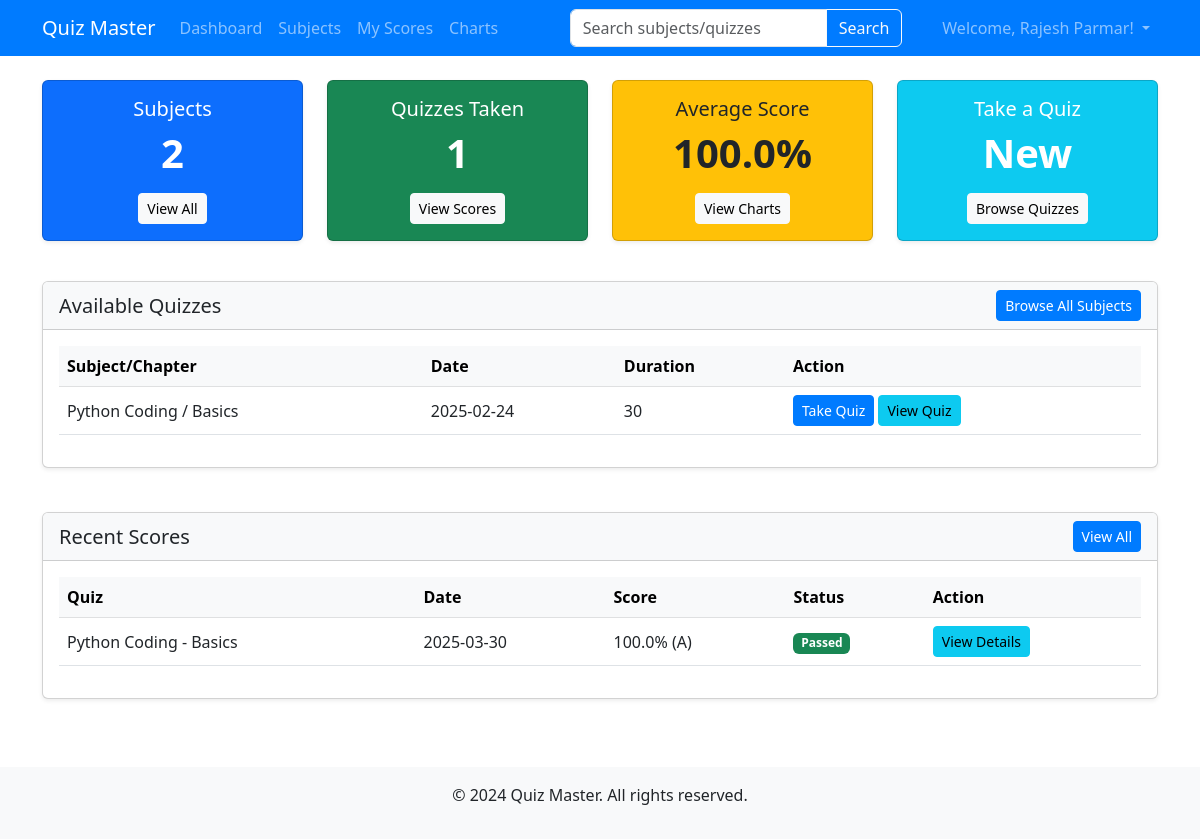
/user/ (signed in), run on an earlier commit of the app's database.
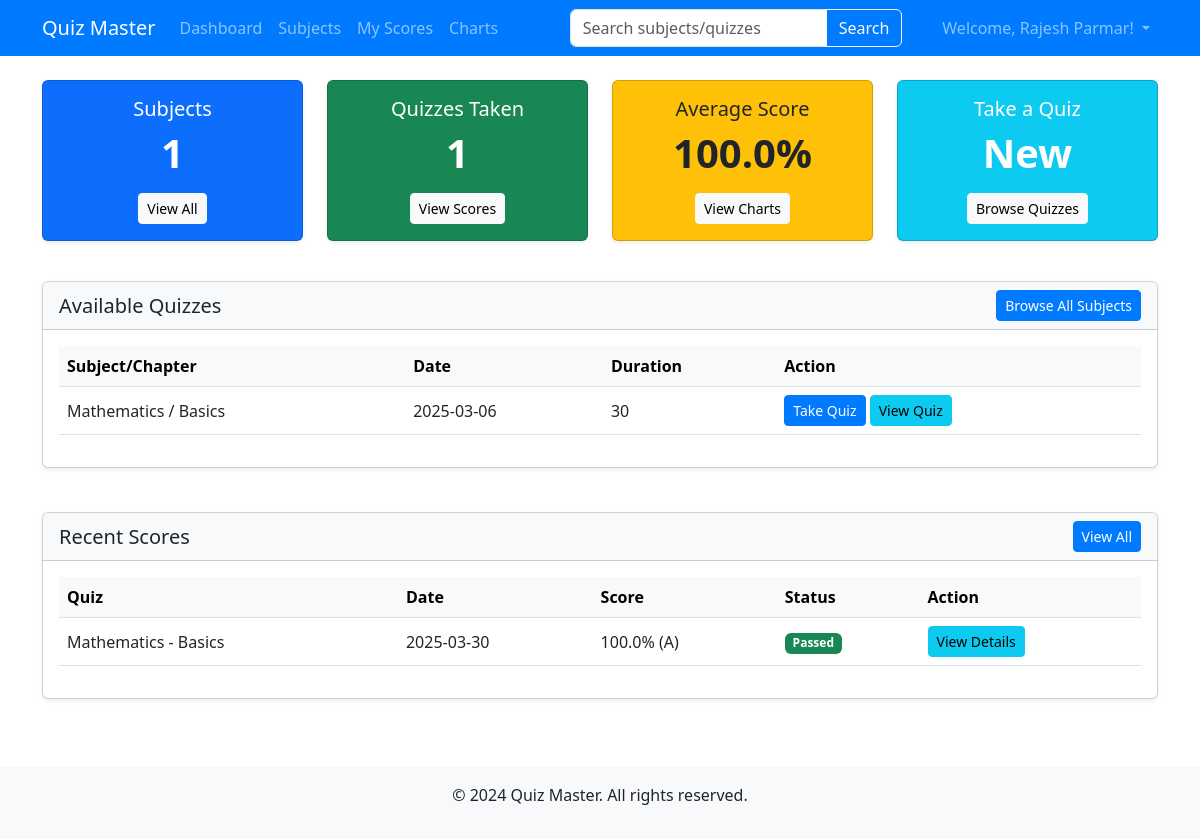
And on a later commit of the database.
### models.py (models this page shows, shortened)
class Subject(db.Model):
    id = db.Column(db.Integer, primary_key=True)
    name = db.Column(db.String(100), nullable=False)
    description = db.Column(db.Text, nullable=True)
    chapters = db.relationship('Chapter', backref='subject', lazy=True, cascade="all, delete-orphan")

class Chapter(db.Model):
    id = db.Column(db.Integer, primary_key=True)
    name = db.Column(db.String(100), nullable=False)
    description = db.Column(db.Text, nullable=True)
    subject_id = db.Column(db.Integer, db.ForeignKey('subject.id'), nullable=False)
    quizzes = db.relationship('Quiz', backref='chapter', lazy=True, cascade="all, delete-orphan")

class Quiz(db.Model):
    id = db.Column(db.Integer, primary_key=True)
    chapter_id = db.Column(db.Integer, db.ForeignKey('chapter.id'), nullable=False)
    date_of_quiz = db.Column(db.String(20), nullable=False)
    time_duration = db.Column(db.String(10), nullable=False)
    remarks = db.Column(db.Text, nullable=True)
    questions = db.relationship('Question', backref='quiz', lazy=True, cascade="all, delete-orphan")
    scores = db.relationship('Score', backref='quiz', lazy=True, cascade="all, delete-orphan")

class Score(db.Model):
    id = db.Column(db.Integer, primary_key=True)
    quiz_id = db.Column(db.Integer, db.ForeignKey('quiz.id'), nullable=False)
    user_id = db.Column(db.Integer, db.ForeignKey('user.id'), nullable=False)
    time_stamp = db.Column(db.DateTime, default=datetime.utcnow)
    correct_answers = db.Column(db.Integer, nullable=False)
    total_questions = db.Column(db.Integer, nullable=False)
    def get_percentage(self):
        if self.total_questions == 0:
            return 0
        return round((self.correct_answers / self.total_questions) * 100, 1)
    def get_grade(self):
        percentage = self.get_percentage()
        if percentage >= 90:
            return "A"
        elif percentage >= 80:
            return "B"
        elif percentage >= 70:
            return "C"
        elif percentage >= 60:
            return "D"
        else:
            return "F"
    def get_status(self):
        percentage = self.get_percentage()
        if percentage >= 60:
            return "Passed"
        else:
            return "Failed"

### routes/user.py (the view)
@user.route('/')
@login_required
def dashboard():
    subjects = Subject.query.all()
    quizzes_taken = Score.query.filter_by(user_id=current_user.id).count()
    scores = Score.query.filter_by(user_id=current_user.id).order_by(Score.time_stamp.desc()).limit(5).all()
    return render_template('user/dashboard.html',
                         subjects=subjects,
                         quizzes_taken=quizzes_taken,
                         scores=scores)

### app.py (called while the page is built)
@login_manager.user_loader
def load_user(user_id):
    return User.query.get(int(user_id))

### models.py (called while the page is built)
    def get_average_score(self):
        if not self.scores:
            return 0
        total_percentage = 0
        for score in self.scores:
            total_percentage += score.get_percentage()
        return round(total_percentage / len(self.scores), 1)

### routes/user.py (called while the page is built)
@user.before_request
def check_regular_user():
    if not current_user.is_authenticated:
        return redirect(url_for('auth.login'))

### templates/user/dashboard.html (shortened to what the changed rows need)
{% extends 'base.html' %}
{% block content %}
<div class="row mb-4">
    <div class="col-md-3">
        <div class="card text-center bg-primary text-white mb-3 shadow-sm">
            <div class="card-body">
                <h5 class="card-title">Subjects</h5>
                <h2 class="display-4">{{ subjects|length }}</h2>
                <a href="{{ url_for('user.subjects') }}" class="btn btn-light btn-sm mt-2">View All</a>
            </div>
        </div>
    </div>
    <div class="col-md-3">
        <div class="card text-center bg-success text-white mb-3 shadow-sm">
            <div class="card-body">
                <h2 class="display-4">{{ quizzes_taken }}</h2>
            </div>
        </div>
    </div>
    <div class="col-md-3">
        <div class="card text-center bg-warning text-dark mb-3 shadow-sm">
            <div class="card-body">
                <h5 class="card-title">Average Score</h5>
                <h2 class="display-4">{{ current_user.get_average_score() }}%</h2>
                <a href="{{ url_for('user.charts') }}" class="btn btn-light btn-sm mt-2">View Charts</a>
            </div>
        </div>
    </div>
    <div class="col-md-3">
        <div class="card text-center bg-info text-white mb-3 shadow-sm">
            <div class="card-body">
                <h2 class="display-4">New</h2>
            </div>
        </div>
    </div>
</div>
<div class="row mb-4">
    <div class="col-12">
        <div class="card shadow-sm">
            <div class="card-body">
                {% set all_quizzes = [] %}
                {% for subject in subjects %}
                    {% for chapter in subject.chapters %}
                        {% for quiz in chapter.quizzes %}
                            {% set is_taken = false %}
                            {% for score in quiz.scores %}
                                {% if score.user_id == current_user.id %}
                                    {% set is_taken = true %}
                                {% endif %}
                            {% endfor %}
                            {% set _ = all_quizzes.append({
                                'id': quiz.id,
                                'subject': subject.name,
                                'chapter': chapter.name,
                                'date': quiz.date_of_quiz,
                                'duration': quiz.time_duration,
                                'is_taken': is_taken
                            }) %}
                        {% endfor %}
                    {% endfor %}
                {% endfor %}
                {% if all_quizzes %}
                <div class="table-responsive">
                    <table class="table table-hover align-middle">
                        <thead class="table-light">
                            <tr>
                                <th>Subject/Chapter</th>
                                <th>Date</th>
                                <th>Duration</th>
                                <th>Action</th>
                            </tr>
                        </thead>
                        <tbody>
                            {% for quiz in all_quizzes %}
                            <tr>
                                <td>{{ quiz.subject }} / {{ quiz.chapter }}</td>
                                <td>{{ quiz.date }}</td>
                                <td>{{ quiz.duration }}</td>
                                <td>
                                    {% if quiz.is_taken %}
                                        {% for score in scores %}
                                            {% if score.quiz_id == quiz.id %}
                                                <a href="{{ url_for('user.view_score_detail', score_id=score.id) }}" class="btn btn-sm btn-success">View Score</a>
                                            {% endif %}
                                        {% endfor %}
                                    {% else %}
                                        <a href="{{ url_for('user.take_quiz', quiz_id=quiz.id) }}" class="btn btn-sm btn-primary">Take Quiz</a>
                                    {% endif %}
                                    <a href="{{ url_for('user.view_quiz', quiz_id=quiz.id) }}" class="btn btn-sm btn-info">View Quiz</a>
                                </td>
                            </tr>
                            {% endfor %}
                        </tbody>
                    </table>
                </div>
                {% else %}
                <div class="alert alert-info">
                    <p class="mb-0">No quizzes available. Check back later or browse all subjects.</p>
                </div>
                {% endif %}
            </div>
        </div>
    </div>
</div>
<div class="row mb-4">
    <div class="col-12">
        <div class="card shadow-sm">
            <div class="card-body">
                {% if scores %}
                <div class="table-responsive">
                    <table class="table table-hover align-middle">
                        <thead class="table-light">
                            <tr>
                                <th>Quiz</th>
                                <th>Date</th>
                                <th>Score</th>
                                <th>Status</th>
                                <th>Action</th>
                            </tr>
                        </thead>
                        <tbody>
                            {% for score in scores %}
                            <tr>
                                <td>{{ score.quiz.chapter.subject.name }} - {{ score.quiz.chapter.name }}</td>
                                <td>{{ score.time_stamp.strftime('%Y-%m-%d') }}</td>
                                <td>{{ score.get_percentage() }}% ({{ score.get_grade() }})</td>
                                <td>
                                    {% if score.get_status() == 'Passed' %}
                                    <span class="badge bg-success">Passed</span>
                                    {% else %}
                                    <span class="badge bg-danger">Failed</span>
                                    {% endif %}
                                </td>
                                <td>
                                    <a href="{{ url_for('user.view_score_detail', score_id=score.id) }}" class="btn btn-sm btn-info">View Details</a>
                                </td>
                            </tr>
                            {% endfor %}
                        </tbody>
                    </table>
                </div>
                {% else %}
                <div class="alert alert-warning">
                    <p class="mb-0">You haven't taken any quizzes yet. <a href="{{ url_for('user.subjects') }}">Start now</a> to see your scores here.</p>
                </div>
                {% endif %}
            </div>
        </div>
    </div>
</div>
{% endblock %}

What changed in the data, as far as the page shows it:
changed Score "Basics": quiz.chapter.subject.name "Python Coding" → "Mathematics"
Also different on the page:
{{ subjects|length }}: "2" → "1"
new list line: "Mathematics"
new list line: "/ Take Quiz View Quiz"
new list line: "2025-03-06 30"
list line gone: "Python Coding"
list line gone: "/ Take Quiz View Quiz"
list line gone: "2025-02-24 30"
